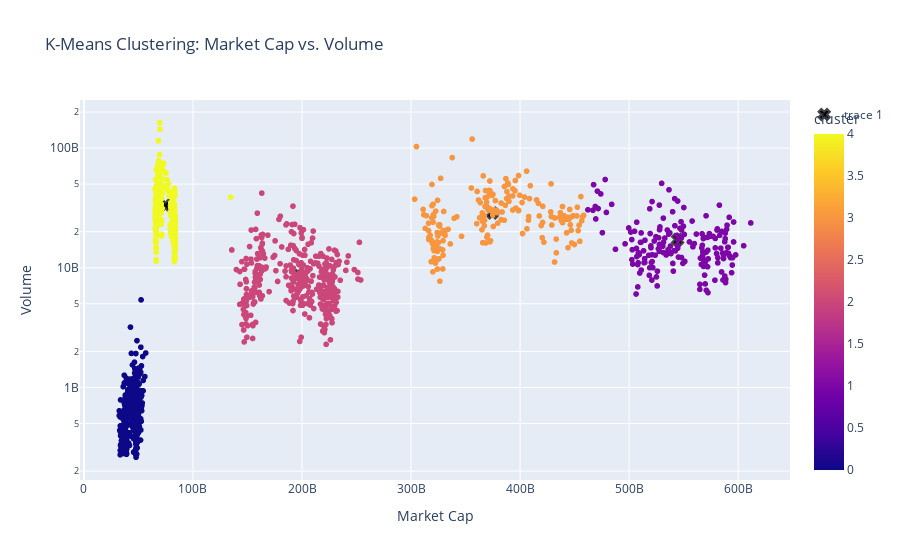

Notebook code cell kept with this figure:
### Code cell
fig = px.scatter(df, x='market_cap', y='volume', color='cluster',
                 labels={'market_cap': 'Market Cap', 'volume': 'Volume'},
                 title='K-Means Clustering: Market Cap vs. Volume',
                 log_y=True,  # Use a logarithmic scale for the y-axis (volume)
                 color_discrete_sequence=colors,  # Assign cluster colors
                )

# Add cluster centers to the plot
cluster_centers = pd.DataFrame(kmeans.cluster_centers_, columns=['market_cap', 'volume'])
fig.add_scatter(x=cluster_centers['market_cap'], y=cluster_centers['volume'], mode='markers',
                marker=dict(color='black', size=10, symbol='x', line=dict(width=2)))
fig.show()

### Figure 1 — Plotly figure (JSON) as saved in the notebook; plotly's stock layout.template omitted (floating-point values rounded to 4 significant figures; data arrays with more than 128 entries replaced by an {"elided": "..."} marker saying what was removed)
{"data": [{"hovertemplate": "Market Cap=%{x}<br>Volume=%{y}<br>cluster=%{marker.color}<extra></extra>", "legendgroup": "", "marker": {"color": {"elided": "1456 int values"}, "coloraxis": "coloraxis", "symbol": "circle"}, "mode": "markers", "name": "", "showlegend": false, "type": "scattergl", "x": {"elided": "1456 float values"}, "xaxis": "x", "y": {"elided": "1456 float values"}, "yaxis": "y"}, {"marker": {"color": "black", "line": {"width": 2}, "size": 10, "symbol": "x"}, "mode": "markers", "type": "scatter", "x": [44600000000.0, 544500000000.0, 196300000000.0, 374600000000.0, 74750000000.0], "y": [680800000.0, 17180000000.0, 8761000000.0, 28690000000.0, 33170000000.0]}], "layout": {"coloraxis": {"colorbar": {"title": {"text": "cluster"}}, "colorscale": [[0, "#0d0887"], [0.1111, "#46039f"], [0.2222, "#7201a8"], [0.3333, "#9c179e"], [0.4444, "#bd3786"], [0.5556, "#d8576b"], [0.6667, "#ed7953"], [0.7778, "#fb9f3a"], [0.8889, "#fdca26"], [1, "#f0f921"]]}, "legend": {"tracegroupgap": 0}, "title": {"text": "K-Means Clustering: Market Cap vs. Volume"}, "xaxis": {"anchor": "y", "domain": [0, 1], "title": {"text": "Market Cap"}}, "yaxis": {"anchor": "x", "domain": [0, 1], "title": {"text": "Volume"}, "type": "log"}}}
